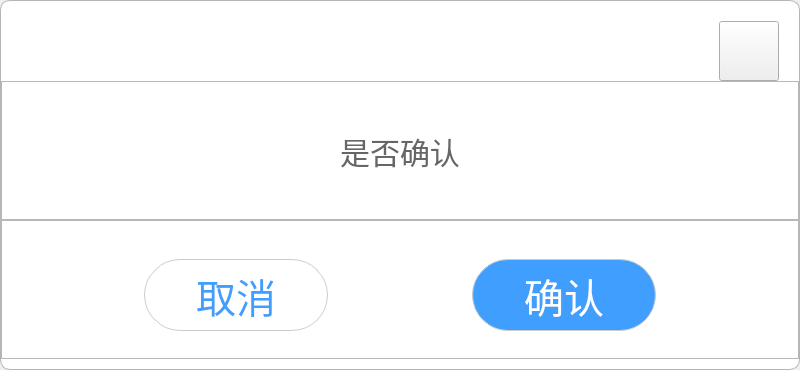
<?xml version="1.0" encoding="UTF-8"?>
<ui version="4.0">
 <class>CConfirmBox</class>
 <widget class="QDialog" name="CConfirmBox">
  <property name="geometry">
   <rect>
    <x>0</x>
    <y>0</y>
    <width>800</width>
    <height>370</height>
   </rect>
  </property>
  <property name="minimumSize">
   <size>
    <width>800</width>
    <height>370</height>
   </size>
  </property>
  <property name="windowTitle">
   <string>Dialog</string>
  </property>
  <property name="styleSheet">
   <string notr="true">QFrame#mainFrame
{
	background:rgba(255,255,255,1);
	border:1px solid rgba(181,181,181,1);
	border-radius:10px;
}

QPushButton#btn_cancel
{
	border:1px solid rgba(204,204,204,1);
	border-radius:36px;
	font-size:40px;
	font-family:Microsoft YaHei;
	color:rgba(64,158,255,1);
	outline:0px;
}
QPushButton:pressed#btn_cancel
{
	border:1px solid rgba(204,204,204,1);
	background:rgba(64,158,255,1);
	color:white;
}
QPushButton:hover#btn_cancel
{
	border:1px solid rgba(175,175,175,1);
	background:rgba(64,158,255,1);
	color:white;
}


QPushButton#btn_ok
{
	background:rgba(64,158,255,1);
	color:white;
	border:1px solid rgba(204,204,204,1);
	border-radius:36px;
	font-size:40px;
	font-family:Microsoft YaHei;
}
QPushButton:pressed#btn_ok
{
	background:rgba(70,170,220,1);
	border:4px solid transparent;
}
QPushButton:hover#btn_ok
{
	border:4px solid transparent;
	background:rgba(44,148,225,1);
}</string>
  </property>
  <layout class="QHBoxLayout" name="horizontalLayout_2">
   <property name="spacing">
    <number>0</number>
   </property>
   <property name="leftMargin">
    <number>0</number>
   </property>
   <property name="topMargin">
    <number>0</number>
   </property>
   <property name="rightMargin">
    <number>0</number>
   </property>
   <property name="bottomMargin">
    <number>0</number>
   </property>
   <item>
    <widget class="QFrame" name="mainFrame">
     <property name="styleSheet">
      <string notr="true"/>
     </property>
     <property name="frameShape">
      <enum>QFrame::StyledPanel</enum>
     </property>
     <property name="frameShadow">
      <enum>QFrame::Raised</enum>
     </property>
     <layout class="QVBoxLayout" name="verticalLayout">
      <property name="spacing">
       <number>0</number>
      </property>
      <property name="leftMargin">
       <number>0</number>
      </property>
      <property name="topMargin">
       <number>0</number>
      </property>
      <property name="rightMargin">
       <number>0</number>
      </property>
      <property name="bottomMargin">
       <number>10</number>
      </property>
      <item>
       <layout class="QHBoxLayout" name="horizontalLayout">
        <property name="topMargin">
         <number>20</number>
        </property>
        <property name="rightMargin">
         <number>20</number>
        </property>
        <item>
         <spacer name="horizontalSpacer">
          <property name="orientation">
           <enum>Qt::Horizontal</enum>
          </property>
          <property name="sizeHint" stdset="0">
           <size>
            <width>40</width>
            <height>20</height>
           </size>
          </property>
         </spacer>
        </item>
        <item>
         <widget class="QPushButton" name="btn_close">
          <property name="minimumSize">
           <size>
            <width>60</width>
            <height>60</height>
           </size>
          </property>
          <property name="maximumSize">
           <size>
            <width>60</width>
            <height>60</height>
           </size>
          </property>
          <property name="focusPolicy">
           <enum>Qt::NoFocus</enum>
          </property>
          <property name="styleSheet">
           <string notr="true">QPushButton
{
	border-image: url(:/close4.png);
}
QPushButton:pressed:hover
{
	border:2px solid red;
}
QPushButton:hover
{
	border:2px solid red;
}</string>
          </property>
          <property name="text">
           <string/>
          </property>
          <property name="iconSize">
           <size>
            <width>60</width>
            <height>60</height>
           </size>
          </property>
         </widget>
        </item>
       </layout>
      </item>
      <item>
       <widget class="QFrame" name="frame_2">
        <property name="frameShape">
         <enum>QFrame::StyledPanel</enum>
        </property>
        <property name="frameShadow">
         <enum>QFrame::Raised</enum>
        </property>
        <layout class="QHBoxLayout" name="horizontalLayout_4">
         <property name="spacing">
          <number>0</number>
         </property>
         <property name="leftMargin">
          <number>10</number>
         </property>
         <property name="topMargin">
          <number>0</number>
         </property>
         <property name="rightMargin">
          <number>10</number>
         </property>
         <property name="bottomMargin">
          <number>0</number>
         </property>
         <item>
          <widget class="QLabel" name="content">
           <property name="styleSheet">
            <string notr="true">QLabel
{
	background:transparent;
	font-size:30px;
	font-family:Microsoft YaHei;
	font-weight:400;
	color:rgba(102,102,102,1);
	line-height:20px;
}</string>
           </property>
           <property name="text">
            <string>是否确认</string>
           </property>
           <property name="alignment">
            <set>Qt::AlignCenter</set>
           </property>
          </widget>
         </item>
        </layout>
       </widget>
      </item>
      <item>
       <widget class="QFrame" name="frame">
        <property name="frameShape">
         <enum>QFrame::StyledPanel</enum>
        </property>
        <property name="frameShadow">
         <enum>QFrame::Raised</enum>
        </property>
        <layout class="QHBoxLayout" name="horizontalLayout_3">
         <property name="spacing">
          <number>10</number>
         </property>
         <property name="topMargin">
          <number>20</number>
         </property>
         <item>
          <spacer name="horizontalSpacer_2">
           <property name="orientation">
            <enum>Qt::Horizontal</enum>
           </property>
           <property name="sizeHint" stdset="0">
            <size>
             <width>55</width>
             <height>20</height>
            </size>
           </property>
          </spacer>
         </item>
         <item>
          <widget class="QPushButton" name="btn_cancel">
           <property name="minimumSize">
            <size>
             <width>184</width>
             <height>72</height>
            </size>
           </property>
           <property name="focusPolicy">
            <enum>Qt::NoFocus</enum>
           </property>
           <property name="styleSheet">
            <string notr="true"/>
           </property>
           <property name="text">
            <string>取消</string>
           </property>
          </widget>
         </item>
         <item>
          <spacer name="horizontalSpacer_3">
           <property name="orientation">
            <enum>Qt::Horizontal</enum>
           </property>
           <property name="sizeHint" stdset="0">
            <size>
             <width>56</width>
             <height>20</height>
            </size>
           </property>
          </spacer>
         </item>
         <item>
          <widget class="QPushButton" name="btn_ok">
           <property name="minimumSize">
            <size>
             <width>184</width>
             <height>72</height>
            </size>
           </property>
           <property name="focusPolicy">
            <enum>Qt::NoFocus</enum>
           </property>
           <property name="styleSheet">
            <string notr="true"/>
           </property>
           <property name="text">
            <string>确认</string>
           </property>
          </widget>
         </item>
         <item>
          <spacer name="horizontalSpacer_4">
           <property name="orientation">
            <enum>Qt::Horizontal</enum>
           </property>
           <property name="sizeHint" stdset="0">
            <size>
             <width>55</width>
             <height>20</height>
            </size>
           </property>
          </spacer>
         </item>
        </layout>
       </widget>
      </item>
     </layout>
    </widget>
   </item>
  </layout>
 </widget>
 <resources>
  <include location="../../res/res.qrc"/>
 </resources>
 <connections>
  <connection>
   <sender>btn_ok</sender>
   <signal>clicked()</signal>
   <receiver>CConfirmBox</receiver>
   <slot>accept()</slot>
   <hints>
    <hint type="sourcelabel">
     <x>293</x>
     <y>105</y>
    </hint>
    <hint type="destinationlabel">
     <x>211</x>
     <y>71</y>
    </hint>
   </hints>
  </connection>
  <connection>
   <sender>btn_cancel</sender>
   <signal>clicked()</signal>
   <receiver>CConfirmBox</receiver>
   <slot>reject()</slot>
   <hints>
    <hint type="sourcelabel">
     <x>128</x>
     <y>105</y>
    </hint>
    <hint type="destinationlabel">
     <x>211</x>
     <y>71</y>
    </hint>
   </hints>
  </connection>
  <connection>
   <sender>btn_close</sender>
   <signal>clicked()</signal>
   <receiver>CConfirmBox</receiver>
   <slot>reject()</slot>
   <hints>
    <hint type="sourcelabel">
     <x>402</x>
     <y>23</y>
    </hint>
    <hint type="destinationlabel">
     <x>211</x>
     <y>71</y>
    </hint>
   </hints>
  </connection>
 </connections>
</ui>
